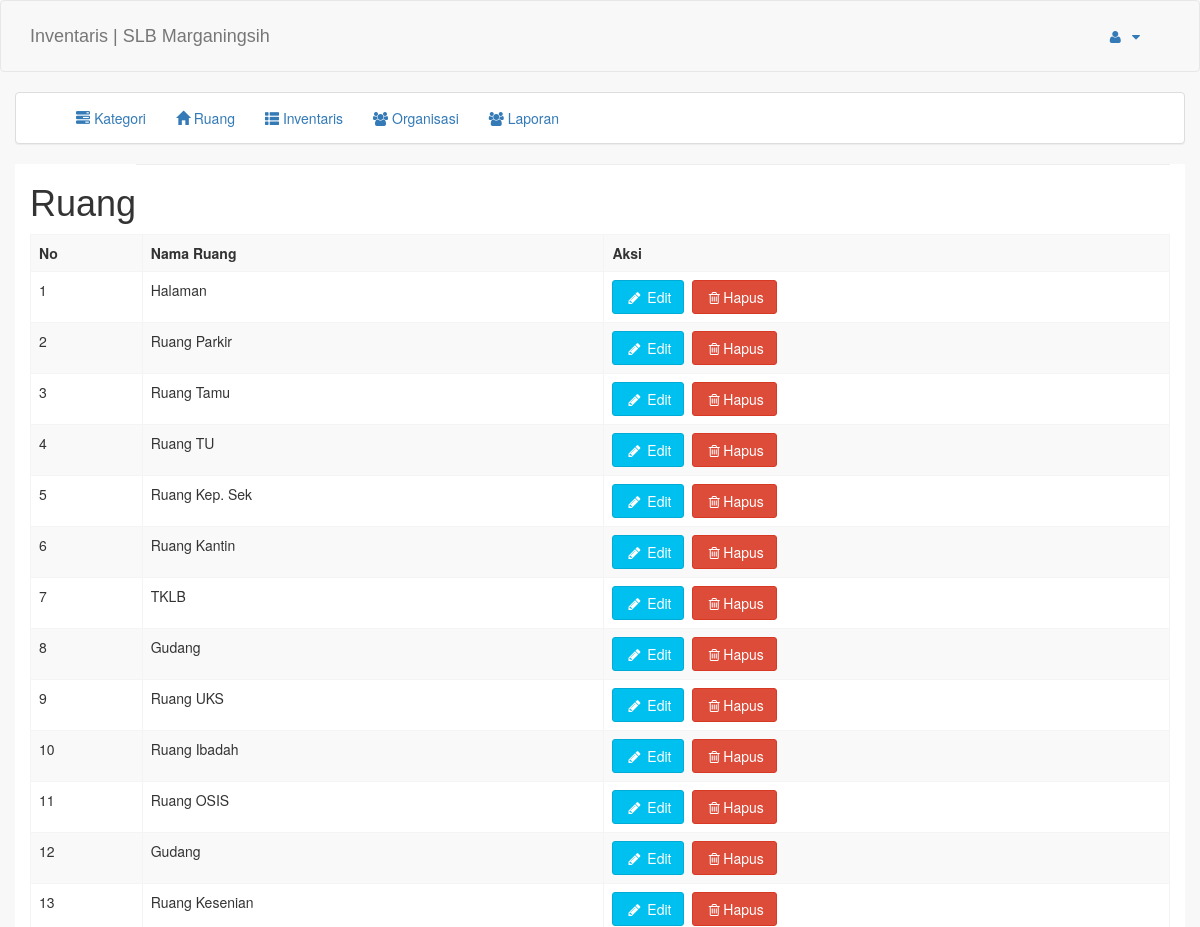
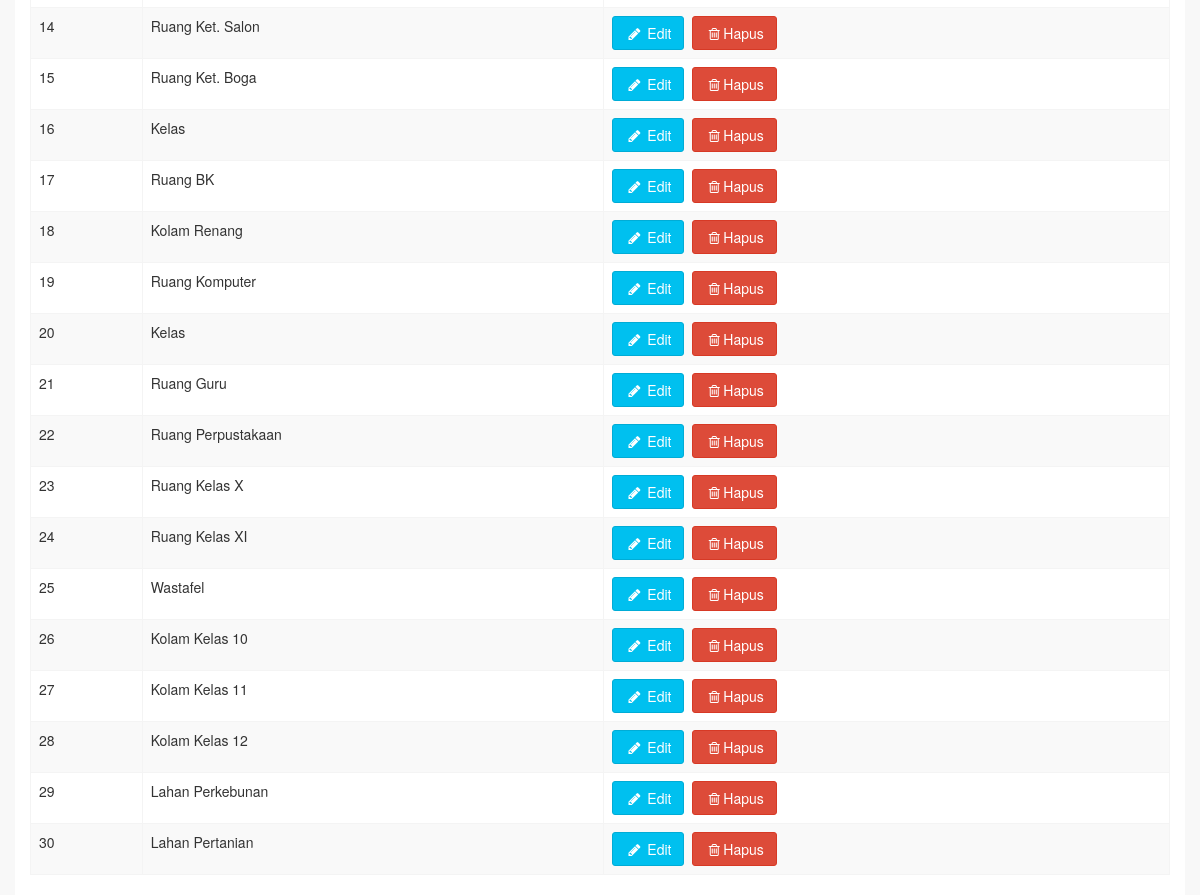
/index.php?pg=ruang (signed in), run on the app's committed database (2 pictures, top to bottom).
### tables this page shows
CREATE TABLE `tb_ruang` (
  `id_ruang` int(11) NOT NULL,
  `nama_ruang` varchar(50) NOT NULL
);

### pages/ruang/ruang.php (the view, shortened to what this page needs)
<?php
include_once("koneksi.php");
$q=mysqli_query($conn, "SELECT * FROM `tb_ruang`");
?>
<div class="row">
<div class="container">
    <div class="pull-left">
        <h1>Ruang</h1>
    </div>
    <hr style="margin-top: 0px; ">
</div>
<div class="container">
    <table class="table table-striped table-responsive table-bordered">
      <tr>
        <th>No</th>
        <th>Nama Ruang</th>
        <th>Aksi</th>
      </tr>
    <?php
    while ($data=mysqli_fetch_assoc($q)){
    ?>
      <tr>
        <td><?=$data['id_ruang'];?></td>
        <td><?=$data["nama_ruang"]?></td>
        <td><a class="btn btn-info" href="?pg=ruang_form&act=edit&id_ruang=<?=$data["id_ruang"]?>"><i class="fa fa-pencil fa-fw"></i> Edit</a>&nbsp;
    <a class="btn btn-danger" href="?pg=ruang_hapus&id_ruang=<?=$data["id_ruang"]?>"><i class="fa fa-trash-o fa-fw"></i>Hapus</a></td>
      </tr>
    <?php } ?>
    </table>
 </div>
 </div>

### data on the page
tb_ruang: id_ruang "1", nama_ruang "Halaman"
tb_ruang: id_ruang "2", nama_ruang "Ruang Parkir"
tb_ruang: id_ruang "3", nama_ruang "Ruang Tamu"
tb_ruang: id_ruang "4", nama_ruang "Ruang TU"
tb_ruang: id_ruang "5", nama_ruang "Ruang Kep. Sek"
tb_ruang: id_ruang "6", nama_ruang "Ruang Kantin"
tb_ruang: id_ruang "7", nama_ruang "TKLB"
tb_ruang: id_ruang "8", nama_ruang "Gudang"
tb_ruang: id_ruang "9", nama_ruang "Ruang UKS"
tb_ruang: id_ruang "10", nama_ruang "Ruang Ibadah"
tb_ruang: id_ruang "11", nama_ruang "Ruang OSIS"
tb_ruang: id_ruang "12", nama_ruang "Gudang"
tb_ruang: id_ruang "13", nama_ruang "Ruang Kesenian"
tb_ruang: id_ruang "14", nama_ruang "Ruang Ket. Salon"
tb_ruang: id_ruang "15", nama_ruang "Ruang Ket. Boga"
tb_ruang: id_ruang "16", nama_ruang "Kelas"
tb_ruang: id_ruang "17", nama_ruang "Ruang BK"
tb_ruang: id_ruang "18", nama_ruang "Kolam Renang"
tb_ruang: id_ruang "19", nama_ruang "Ruang Komputer"
tb_ruang: id_ruang "20", nama_ruang "Kelas"
tb_ruang: id_ruang "21", nama_ruang "Ruang Guru"
tb_ruang: id_ruang "22", nama_ruang "Ruang Perpustakaan"
tb_ruang: id_ruang "23", nama_ruang "Ruang Kelas X"
tb_ruang: id_ruang "24", nama_ruang "Ruang Kelas XI"
tb_ruang: id_ruang "25", nama_ruang "Wastafel"
tb_ruang: id_ruang "26", nama_ruang "Kolam Kelas 10"
tb_ruang: id_ruang "27", nama_ruang "Kolam Kelas 11"
tb_ruang: id_ruang "28", nama_ruang "Kolam Kelas 12"
tb_ruang: id_ruang "29", nama_ruang "Lahan Perkebunan"
tb_ruang: id_ruang "30", nama_ruang "Lahan Pertanian"
